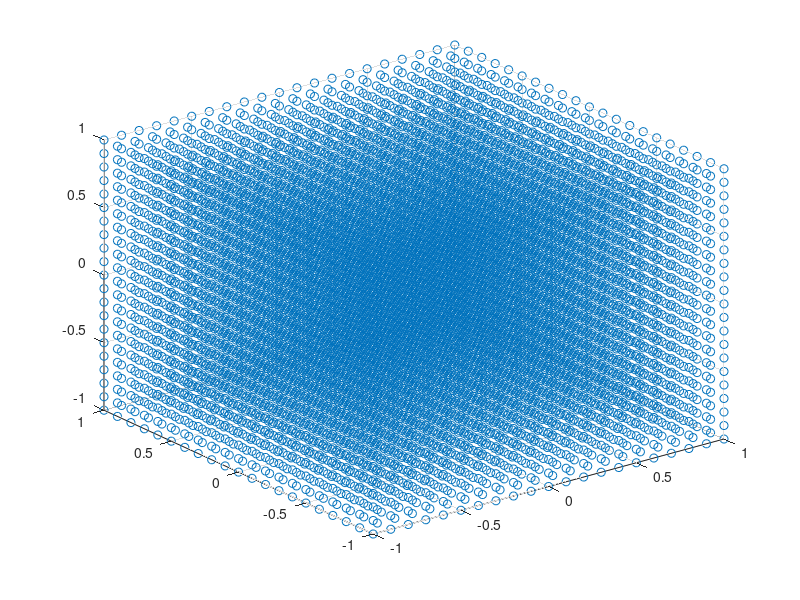

Source code (MATLAB): (Note: this script raises an error after producing the figure.)
clearvars; close all; clc;

x=-1:0.10:1; y=x; z=x;

[xg,yg,zg]=meshgrid(x,y,z);

xp = xg(:); yp = yg(:); zp = zg(:); 

figure; scatter3(xp,yp,zp); 

dims = size(xg); c

inod = 3000; 

k(1) = 1;
k(2) = dims(1); 
k(3) = dims(1)*dims(2); 

ndx = inod; 
vi = mod(ndx-1, k(3)) + 1;
vj = (ndx - vi)/k(3) + 1;
ndx = vi;
kpos = vj; 

vi = mod(ndx-1, k(2)) + 1;
vj = (ndx - vi)/k(2) + 1;
ndx = vi;
jpos = vj; 

vi = mod(ndx-1, k(1)) + 1;
vj = (ndx - vi)/k(1) + 1;
ndx = vi;
ipos = vj;

% ---- gather indices using 4 (6 in 3d) edge stencil
npos(1) = inod;
npos(2) = min(jpos,dims(1))*dims(2) + ipos + (kpos-1)*prod(dims(1:2));
npos(3) = max(jpos-2,1)*dims(2) + ipos + (kpos-1)*prod(dims(1:2));
npos(4) = (jpos-1)*dims(2) + min(ipos+1,dims(2)) + (kpos-1)*prod(dims(1:2));
npos(5) = (jpos-1)*dims(2) + max(ipos-1,1) + (kpos-1)*prod(dims(1:2));
npos(6) = (jpos-1)*dims(2) + ipos + min(kpos,dims(3))*prod(dims(1:2));
npos(7) = (jpos-1)*dims(2) + ipos + max(1,kpos-2)*prod(dims(1:2));

hold on; plot3(xg(ipos,jpos,kpos),yg(ipos,jpos,kpos),zg(ipos,jpos,kpos),'ms'); 
hold on; plot3(xg(npos),yg(npos),zg(npos),'rx');
